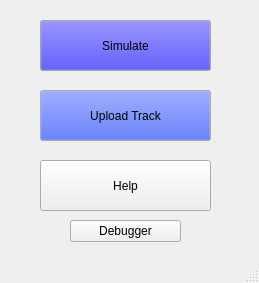
<?xml version="1.0" encoding="UTF-8"?>
<ui version="4.0">
 <class>MainWindow</class>
 <widget class="QMainWindow" name="MainWindow">
  <property name="geometry">
   <rect>
    <x>0</x>
    <y>0</y>
    <width>259</width>
    <height>283</height>
   </rect>
  </property>
  <property name="windowTitle">
   <string>MainWindow</string>
  </property>
  <widget class="QWidget" name="centralwidget">
   <widget class="QPushButton" name="pushButton_4">
    <property name="geometry">
     <rect>
      <x>40</x>
      <y>160</y>
      <width>171</width>
      <height>51</height>
     </rect>
    </property>
    <property name="text">
     <string>Help</string>
    </property>
   </widget>
   <widget class="QPushButton" name="pushButton_2">
    <property name="geometry">
     <rect>
      <x>40</x>
      <y>90</y>
      <width>171</width>
      <height>51</height>
     </rect>
    </property>
    <property name="palette">
     <palette>
      <active>
       <colorrole role="Button">
        <brush brushstyle="SolidPattern">
         <color alpha="255">
          <red>35</red>
          <green>66</green>
          <blue>240</blue>
         </color>
        </brush>
       </colorrole>
      </active>
      <inactive>
       <colorrole role="Button">
        <brush brushstyle="SolidPattern">
         <color alpha="255">
          <red>35</red>
          <green>66</green>
          <blue>240</blue>
         </color>
        </brush>
       </colorrole>
      </inactive>
      <disabled>
       <colorrole role="Button">
        <brush brushstyle="SolidPattern">
         <color alpha="255">
          <red>35</red>
          <green>66</green>
          <blue>240</blue>
         </color>
        </brush>
       </colorrole>
      </disabled>
     </palette>
    </property>
    <property name="text">
     <string>Upload Track</string>
    </property>
   </widget>
   <widget class="QPushButton" name="pushButton">
    <property name="geometry">
     <rect>
      <x>40</x>
      <y>20</y>
      <width>171</width>
      <height>51</height>
     </rect>
    </property>
    <property name="palette">
     <palette>
      <active>
       <colorrole role="Button">
        <brush brushstyle="SolidPattern">
         <color alpha="255">
          <red>21</red>
          <green>13</green>
          <blue>240</blue>
         </color>
        </brush>
       </colorrole>
       <colorrole role="Window">
        <brush brushstyle="SolidPattern">
         <color alpha="255">
          <red>241</red>
          <green>241</green>
          <blue>241</blue>
         </color>
        </brush>
       </colorrole>
      </active>
      <inactive>
       <colorrole role="Button">
        <brush brushstyle="SolidPattern">
         <color alpha="255">
          <red>21</red>
          <green>13</green>
          <blue>240</blue>
         </color>
        </brush>
       </colorrole>
       <colorrole role="Window">
        <brush brushstyle="SolidPattern">
         <color alpha="255">
          <red>231</red>
          <green>231</green>
          <blue>231</blue>
         </color>
        </brush>
       </colorrole>
      </inactive>
      <disabled>
       <colorrole role="Button">
        <brush brushstyle="SolidPattern">
         <color alpha="255">
          <red>21</red>
          <green>13</green>
          <blue>240</blue>
         </color>
        </brush>
       </colorrole>
       <colorrole role="Window">
        <brush brushstyle="SolidPattern">
         <color alpha="255">
          <red>231</red>
          <green>231</green>
          <blue>231</blue>
         </color>
        </brush>
       </colorrole>
      </disabled>
     </palette>
    </property>
    <property name="text">
     <string>Simulate</string>
    </property>
   </widget>
   <widget class="QPushButton" name="debug_button">
    <property name="geometry">
     <rect>
      <x>70</x>
      <y>220</y>
      <width>111</width>
      <height>22</height>
     </rect>
    </property>
    <property name="text">
     <string>Debugger</string>
    </property>
   </widget>
  </widget>
  <widget class="QMenuBar" name="menubar">
   <property name="geometry">
    <rect>
     <x>0</x>
     <y>0</y>
     <width>259</width>
     <height>25</height>
    </rect>
   </property>
  </widget>
  <widget class="QStatusBar" name="statusbar"/>
 </widget>
 <resources/>
 <connections/>
</ui>
